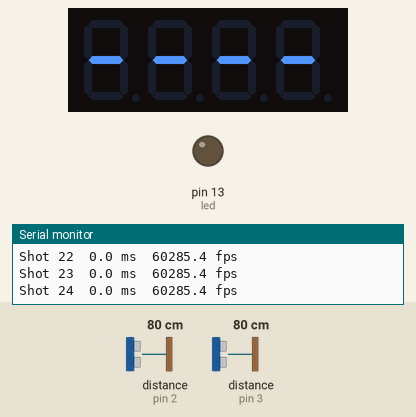
A sketch run on a simulated Arduino Uno, built with avr-gcc and run on an emulated ATmega328P. Parts: 4-digit seven-segment display, output pins drawn as LEDs (lit = HIGH), the last lines printed to the serial monitor. Wiring (inferred from the names in the program): 2 × range finder with pulse-width output: data pin 2 / data pin 3. The test bench sets the inputs (shaded band); at power-on: distance to the obstacle (sensors on pin 2, pin 3) 80 cm.

Above: at 1.2 s.
1.3 s: distance to the obstacle (sensor on pin 2) set to 35 cm
At 1.7 s:
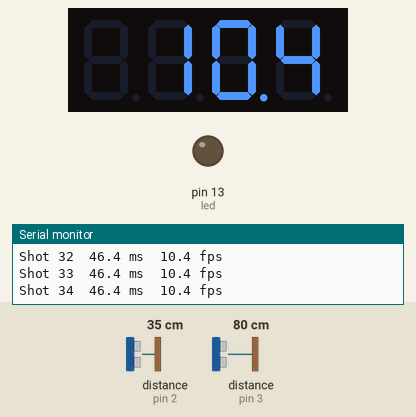
3.5 s: distance to the obstacle (sensor on pin 3) set to 2 cm
At 3.85 s:
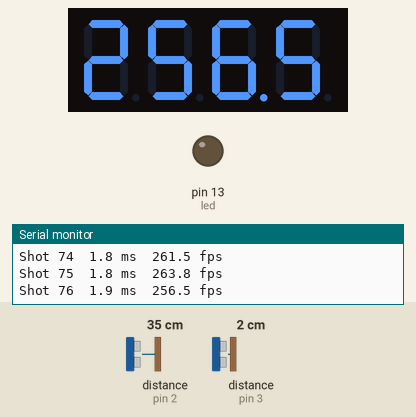
5.0 s: distance to the obstacle (sensor on pin 3) set to 35 cm
At 5.8 s:
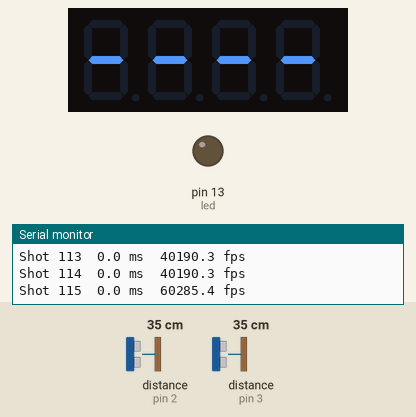
8.0 s: distance to the obstacle (sensor on pin 2) set to 18 cm
At 9.3 s:
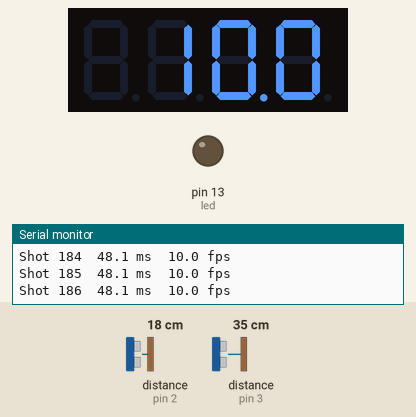
10.5 s: distance to the obstacle (sensor on pin 2) set to 2 cm
At 11.96 s:
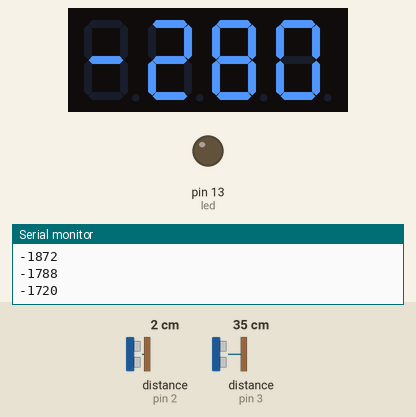
12.5 s: distance to the obstacle (sensor on pin 3) set to 250 cm
At 13.6 s:
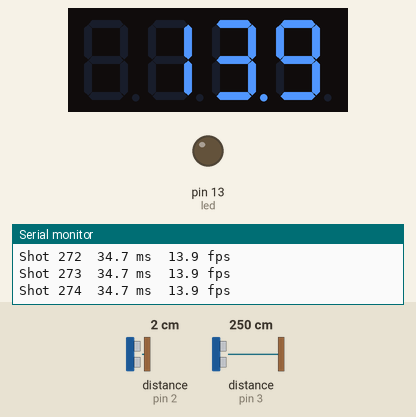

Measured:
- after the input at 5.0 s, the display: first differs from a run without the input after 0.10 s (image 3)
- what the display in image 1 shows lasts 0.6 s, from 1.4 s to 2.0 s
- what the display in image 3 shows lasts 0.9 s, from 5.1 s to 6.0 s
- what the display in image 4 shows lasts 1.0 s, from 9.0 s to 10.0 s

The sketch:

NerfChronos2.ino
```cpp
/*
 https://learn.adafruit.com/adafruit-led-backpack/0-dot-56-seven-segment-backpack

 */


#include <Wire.h> // Enable this line if using Arduino Uno, Mega, etc.
#include <Adafruit_GFX.h>
#include "Adafruit_LEDBackpack.h"

Adafruit_7segment matrix = Adafruit_7segment();


int led = 13;
int pin1 = 3;
int pin2 = 2;
long t1 = 0;
long t2 = 0;
bool flag = false;  // value to print
int shot = 0;
float trapDist = 147; // mm
long interval;  // us between trap catches
float speed = 0;

void setup() {

  matrix.begin(0x70);
  matrix.setBrightness(6);
  pinMode(led, OUTPUT);
  pinMode(pin1, INPUT_PULLUP);
  pinMode(pin2, INPUT_PULLUP);
  attachInterrupt(0, trap1, RISING);
  attachInterrupt(1, trap2, RISING);
  Serial.begin(9600);
  Serial.println("Nerf Chronos, waiting for shot . . .");
}


void trap1(){
  t1 = micros();
}


void trap2(){
  t2 = micros();
  flag = true;
}


void loop() {
  if (flag){ // traps detected a pass
    shot += 1;
    interval = t2 - t1;
    speed = trapDist / interval / 25.4 / 12 * 1E+6; // fps
    if (speed > 0){
      Serial.print("Shot ");
      Serial.print(shot);
      Serial.print("  ");
      Serial.print(float(interval) / 1000, 1);
      Serial.print(" ms  ");
      Serial.print(speed, 1);
      Serial.println(" fps");
      //matrix.print(speed);
      //matrix.writeDisplay();
    }
    else{ // bad data or backward traps
      Serial.println(interval);
    }
    flag = false;
  }
  if ((millis() / 1000 )%2){
      matrix.print(speed, 1);
  }
  else{
      matrix.print(shot);
  }
  matrix.writeDisplay();
}
```
